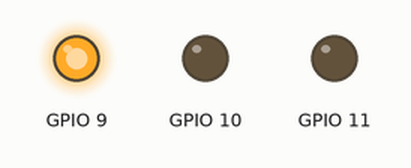
Recording of a program running on a simulated Raspberry Pi (BCM pin numbers). Shown: output pins drawn as LEDs (lit = HIGH). At 0.0 s the program stops and its outputs stay as they are.

Above: at 0.1 s.
Timing chart, 0 to 1.5 s (numbered marks = the images above):
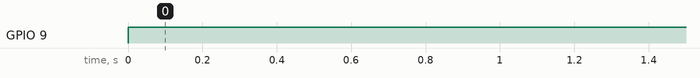

The program:

red.py
```python
import RPi.GPIO as GPIO
import time

GPIO.setmode(GPIO.BCM)
GPIO.setwarnings(False)

GPIO.setup(9, GPIO.OUT)
GPIO.setup(10, GPIO.OUT)
GPIO.setup(11, GPIO.OUT)

GPIO.output(9, 1)
GPIO.output(10, 0)
GPIO.output(11, 0)

#GPIO.cleanup()
```

Measured:
- by itself, GPIO 9: LOW → HIGH at 0.00 s
